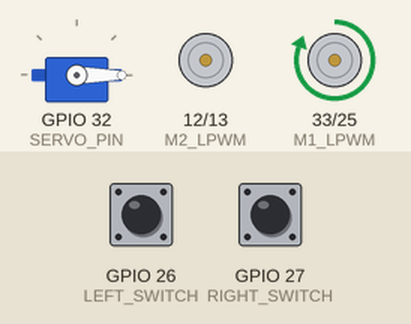
Simulated run of this sketch. Board: ESP32. Shown: servo, motor-driver pin pairs drawn as motors (green arrow = first pin HIGH = forward, orange = second pin HIGH = backward, longer = more drive). Inputs (shaded band) come from the test bench; at power-on: GPIO 26 (LEFT_SWITCH) HIGH, GPIO 27 (RIGHT_SWITCH) HIGH. WiFi joins after 1.5 s; servers stay silent unless stated; what the sketch prints to the serial monitor is not drawn.

Above: at 2.7 s.
2.8 s: GPIO 26 (LEFT_SWITCH) pulled LOW for 0.15 s
At 3.6 s:
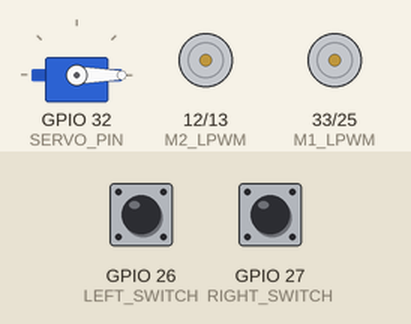
At 4.5 s:
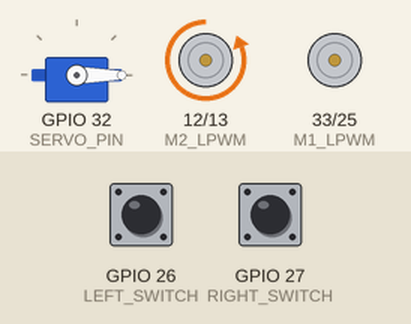
Timing chart, 0 to 6.0 s (numbered marks = the images above; inputs shaded):
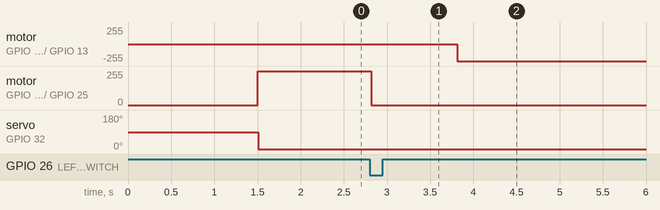

The sketch:

wtflogic.ino
```cpp
#include <WiFi.h>
#include <ESP32Servo.h>

// ==========================================
// SYSTEM SEQUENCE
//
// 1. M1 drives forward
// 2. Microswitch is triggered
// 3. M1 stops
// 4. M2 starts
// 5. Wait for "10SHEEP" from Python
// 6. M2 stops
// 7. M1 drives in opposite direction
// ==========================================


// WiFi
const char* WIFI_SSID = "ORBI80";
const char* WIFI_PASS = "rockypotato037";

WiFiServer server(8080);


//M1 / MD1
const int M1_RPWM = 25;
const int M1_LPWM = 33;


//M2 / MD2
const int M2_RPWM = 13;
const int M2_LPWM = 12;

//Microswitches
const int LEFT_SWITCH  = 26;
const int RIGHT_SWITCH = 27;

Servo myServo;

const int SERVO_PIN = 32;
int ServoPosition = 0;


//  System states
enum SystemState {
  M1_FORWARD,
  M2_RUNNING,
  M1_REVERSE
};

SystemState state = M1_FORWARD;


// MOTOR FUNCTIONS

void stopM1() {
  digitalWrite(M1_RPWM, LOW);
  digitalWrite(M1_LPWM, LOW);
}

void forwardM1() {
  digitalWrite(M1_RPWM, LOW);
  digitalWrite(M1_LPWM, HIGH);
}

void reverseM1() {
  digitalWrite(M1_RPWM, HIGH);
  digitalWrite(M1_LPWM, LOW);
}

void stopM2() {
  digitalWrite(M2_RPWM, LOW);
  digitalWrite(M2_LPWM, LOW);
}

void startM2() {
  digitalWrite(M2_RPWM, HIGH);
  digitalWrite(M2_LPWM, LOW);
}


// ==========================================
// SETUP
// ==========================================

void setup() {

  Serial.begin(115200);
  Serial.println();
  Serial.println("SYSTEM STARTING");


  // ---------- Motor pins ----------

  pinMode(M1_RPWM, OUTPUT);
  pinMode(M1_LPWM, OUTPUT);

  pinMode(M2_RPWM, OUTPUT);
  pinMode(M2_LPWM, OUTPUT);


  //Microswitches

  pinMode(LEFT_SWITCH, INPUT_PULLUP);
  pinMode(RIGHT_SWITCH, INPUT_PULLUP);


  // Make motors safe initially

  stopM1();
  stopM2();

  // servo setup

  myServo.setPeriodHertz(50);
  myServo.attach(SERVO_PIN, 500, 2500);
  ServoPosition = 0;
  Serial.println("gate open");


  //Connect WiFi

  WiFi.mode(WIFI_STA);
  WiFi.begin(WIFI_SSID, WIFI_PASS);

  Serial.print("Connecting to WiFi");

  while (WiFi.status() != WL_CONNECTED) {
    delay(500);
    Serial.print(".");
  }

  Serial.println();
  Serial.println("WiFi connected");

  Serial.print("MOTOR ESP32 IP: ");
  Serial.println(WiFi.localIP());


  // ---------- Start TCP server ----------

  server.begin();

  Serial.println("TCP server running on port 8080");


  // ---------- Start M1 ----------

  forwardM1();

  state = M1_FORWARD;

  Serial.println("M1 RUNNING FORWARD");
}


// ==========================================
// LOOP
// ==========================================

void loop() {

  // =====================================================
  // CHECK FOR COMMAND FROM PYTHON
  // =====================================================

  WiFiClient client = server.available();

  if (client) {

    String command = client.readStringUntil('\n');
    command.trim();

    Serial.print("COMMAND RECEIVED: ");
    Serial.println(command);


    // Python has confirmed 10 sheep
    if (command == "10SHEEP" && state == M2_RUNNING) {

      Serial.println("10 SHEEP CONFIRMED");

      // Stop M2
      stopM2();

      Serial.println("M2 STOPPED");

      // Small pause
      delay(1000);

      //close gate
      ServoPosition = 180;

      // Run M1 in opposite direction
      reverseM1();

      state = M1_REVERSE;

      Serial.println("M1 RUNNING IN REVERSE");
    }

    client.println("OK");
    client.stop();
  }


  // =====================================================
  // M1 MOVING FORWARD
  // =====================================================

  if (state == M1_FORWARD) {

    int leftState = digitalRead(LEFT_SWITCH);
    int rightState = digitalRead(RIGHT_SWITCH);


    // Check both microswitches
    if (leftState == LOW || rightState == LOW) {

      if (leftState == LOW) {
        Serial.println("LEFT MICROSWITCH TRIGGERED");
      }

      if (rightState == LOW) {
        Serial.println("RIGHT MICROSWITCH TRIGGERED");
      }


      // Stop M1
      stopM1();

      Serial.println("M1 STOPPED");


      // Pause before M2
      Serial.println("WAITING 1 SECOND");

      delay(1000);


      // Start M2
      startM2();

      state = M2_RUNNING;

      Serial.println("M2 RUNNING");
      Serial.println("WAITING FOR 10 SHEEP...");
    }
  }

  myServo.write(ServoPosition);
  delay(20);
}
```

Measured:
- after the input at 2.8 s, motor on GPIO 12 (M2_LPWM) / GPIO 13 (M2_RPWM): stopped → backward 255/255 after 1.0 s; motor on GPIO 33 (M1_LPWM) / GPIO 25 (M1_RPWM): forward 255/255 → stopped at once
